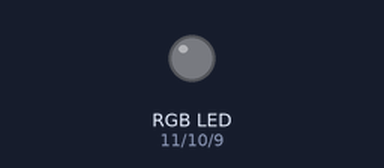
Bench run of a sketch on a simulated Arduino Uno, built with avr-gcc and run on an emulated ATmega328P. Parts: an RGB LED mixed from three pins (HIGH = lit).

Above: at 0.2 s.
At 1.2 s:
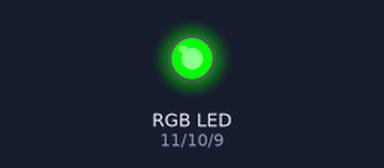
At 1.7 s:
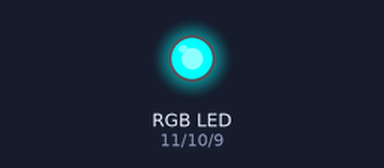
At 2.2 s:
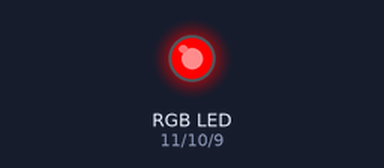
At 3.2 s:
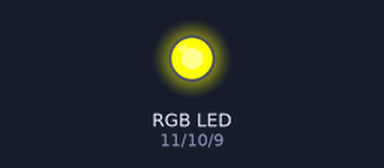
At 4.7 s:
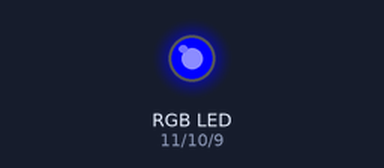
Timing chart, 0 to 5.2 s (numbered marks = the images above):
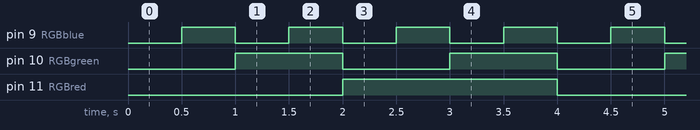

Measured:
- by itself, pin 9 (RGBblue): alternates HIGH for 0.50 s and LOW for 0.50 s
- by itself, pin 10 (RGBgreen): alternates HIGH for 1.0 s and LOW for 1.0 s
- by itself, pin 11 (RGBred): alternates HIGH for 2.0 s and LOW for 2.0 s

The sketch:

009_LEDRGB.ino
```cpp
//A full description of this module (and many others) can be downloaded at: https://eve_arduino

int RGBred = 11;
int RGBgreen = 10;
int RGBblue = 9;

void setup()
{
  pinMode(RGBred, OUTPUT);
  pinMode(RGBgreen, OUTPUT);
  pinMode(RGBblue, OUTPUT);
}

void loop()
{
  for (int redvalue=0;redvalue <=255;redvalue=redvalue+255)
  {
    for (int greenvalue=0;greenvalue <=255;greenvalue=greenvalue+255)
    {
        for (int bluevalue=0;bluevalue <=255;bluevalue=bluevalue+255)
        {
          RGB(redvalue,greenvalue,bluevalue);
          delay(500);
        }
    }
  }
}

void RGB(int red, int green, int blue)
{
  analogWrite(RGBred, red);
  analogWrite(RGBgreen, green);
  analogWrite(RGBblue, blue);
}
```
